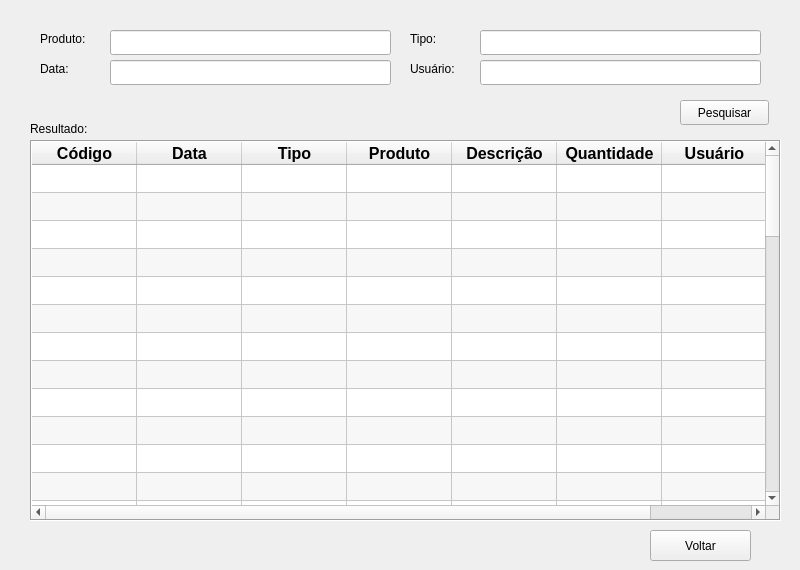
<?xml version="1.0" encoding="UTF-8"?>
<ui version="4.0">
 <class>MainWindow</class>
 <widget class="QMainWindow" name="MainWindow">
  <property name="geometry">
   <rect>
    <x>0</x>
    <y>0</y>
    <width>800</width>
    <height>570</height>
   </rect>
  </property>
  <property name="minimumSize">
   <size>
    <width>800</width>
    <height>570</height>
   </size>
  </property>
  <property name="maximumSize">
   <size>
    <width>800</width>
    <height>570</height>
   </size>
  </property>
  <property name="windowTitle">
   <string>Consulta Movimentação</string>
  </property>
  <widget class="QWidget" name="centralwidget">
   <widget class="QLabel" name="labelResultado">
    <property name="geometry">
     <rect>
      <x>30</x>
      <y>120</y>
      <width>81</width>
      <height>17</height>
     </rect>
    </property>
    <property name="text">
     <string>Resultado:</string>
    </property>
   </widget>
   <widget class="QLineEdit" name="lineProduto">
    <property name="geometry">
     <rect>
      <x>110</x>
      <y>30</y>
      <width>281</width>
      <height>25</height>
     </rect>
    </property>
    <property name="styleSheet">
     <string notr="true"/>
    </property>
    <property name="inputMask">
     <string notr="true"/>
    </property>
    <property name="maxLength">
     <number>32767</number>
    </property>
   </widget>
   <widget class="QPushButton" name="btnPesquisar">
    <property name="geometry">
     <rect>
      <x>680</x>
      <y>100</y>
      <width>89</width>
      <height>25</height>
     </rect>
    </property>
    <property name="text">
     <string>Pesquisar</string>
    </property>
    <property name="shortcut">
     <string>Return</string>
    </property>
   </widget>
   <widget class="QLabel" name="lblProduto">
    <property name="geometry">
     <rect>
      <x>40</x>
      <y>30</y>
      <width>61</width>
      <height>17</height>
     </rect>
    </property>
    <property name="text">
     <string>Produto:</string>
    </property>
   </widget>
   <widget class="QPushButton" name="btnVoltar">
    <property name="geometry">
     <rect>
      <x>650</x>
      <y>530</y>
      <width>101</width>
      <height>31</height>
     </rect>
    </property>
    <property name="text">
     <string>Voltar</string>
    </property>
   </widget>
   <widget class="QTableWidget" name="tableWidget">
    <property name="geometry">
     <rect>
      <x>30</x>
      <y>140</y>
      <width>751</width>
      <height>381</height>
     </rect>
    </property>
    <property name="styleSheet">
     <string notr="true"/>
    </property>
    <property name="frameShape">
     <enum>QFrame::Box</enum>
    </property>
    <property name="frameShadow">
     <enum>QFrame::Sunken</enum>
    </property>
    <property name="lineWidth">
     <number>1</number>
    </property>
    <property name="sizeAdjustPolicy">
     <enum>QAbstractScrollArea::AdjustToContents</enum>
    </property>
    <property name="editTriggers">
     <set>QAbstractItemView::NoEditTriggers</set>
    </property>
    <property name="alternatingRowColors">
     <bool>true</bool>
    </property>
    <property name="selectionMode">
     <enum>QAbstractItemView::SingleSelection</enum>
    </property>
    <property name="selectionBehavior">
     <enum>QAbstractItemView::SelectRows</enum>
    </property>
    <property name="showGrid">
     <bool>true</bool>
    </property>
    <property name="gridStyle">
     <enum>Qt::SolidLine</enum>
    </property>
    <property name="sortingEnabled">
     <bool>false</bool>
    </property>
    <property name="wordWrap">
     <bool>true</bool>
    </property>
    <property name="rowCount">
     <number>50</number>
    </property>
    <attribute name="horizontalHeaderCascadingSectionResizes">
     <bool>true</bool>
    </attribute>
    <attribute name="horizontalHeaderDefaultSectionSize">
     <number>105</number>
    </attribute>
    <attribute name="verticalHeaderVisible">
     <bool>false</bool>
    </attribute>
    <attribute name="verticalHeaderDefaultSectionSize">
     <number>28</number>
    </attribute>
    <row/>
    <row/>
    <row/>
    <row/>
    <row/>
    <row/>
    <row/>
    <row/>
    <row/>
    <row/>
    <row/>
    <row/>
    <row/>
    <row/>
    <row/>
    <row/>
    <row/>
    <row/>
    <row/>
    <row/>
    <row/>
    <row/>
    <row/>
    <row/>
    <row/>
    <row/>
    <row/>
    <row/>
    <row/>
    <row/>
    <row/>
    <row/>
    <row/>
    <row/>
    <row/>
    <row/>
    <row/>
    <row/>
    <row/>
    <row/>
    <row/>
    <row/>
    <row/>
    <row/>
    <row/>
    <row/>
    <row/>
    <row/>
    <row/>
    <row/>
    <column>
     <property name="text">
      <string>Código</string>
     </property>
     <property name="font">
      <font>
       <pointsize>12</pointsize>
       <weight>75</weight>
       <bold>true</bold>
      </font>
     </property>
     <property name="textAlignment">
      <set>AlignCenter</set>
     </property>
    </column>
    <column>
     <property name="text">
      <string>Data</string>
     </property>
     <property name="font">
      <font>
       <pointsize>12</pointsize>
       <weight>75</weight>
       <bold>true</bold>
      </font>
     </property>
     <property name="textAlignment">
      <set>AlignCenter</set>
     </property>
    </column>
    <column>
     <property name="text">
      <string>Tipo</string>
     </property>
     <property name="font">
      <font>
       <pointsize>12</pointsize>
       <weight>75</weight>
       <bold>true</bold>
      </font>
     </property>
     <property name="textAlignment">
      <set>AlignCenter</set>
     </property>
    </column>
    <column>
     <property name="text">
      <string>Produto</string>
     </property>
     <property name="font">
      <font>
       <pointsize>12</pointsize>
       <weight>75</weight>
       <bold>true</bold>
      </font>
     </property>
     <property name="textAlignment">
      <set>AlignCenter</set>
     </property>
    </column>
    <column>
     <property name="text">
      <string>Descrição</string>
     </property>
     <property name="font">
      <font>
       <pointsize>12</pointsize>
       <weight>75</weight>
       <bold>true</bold>
      </font>
     </property>
     <property name="textAlignment">
      <set>AlignCenter</set>
     </property>
    </column>
    <column>
     <property name="text">
      <string>Quantidade</string>
     </property>
     <property name="font">
      <font>
       <pointsize>12</pointsize>
       <weight>75</weight>
       <bold>true</bold>
      </font>
     </property>
     <property name="textAlignment">
      <set>AlignCenter</set>
     </property>
    </column>
    <column>
     <property name="text">
      <string>Usuário</string>
     </property>
     <property name="font">
      <font>
       <pointsize>12</pointsize>
       <weight>75</weight>
       <bold>true</bold>
      </font>
     </property>
     <property name="textAlignment">
      <set>AlignCenter</set>
     </property>
    </column>
   </widget>
   <widget class="QLineEdit" name="lineData">
    <property name="geometry">
     <rect>
      <x>110</x>
      <y>60</y>
      <width>281</width>
      <height>25</height>
     </rect>
    </property>
    <property name="styleSheet">
     <string notr="true"/>
    </property>
    <property name="inputMask">
     <string notr="true"/>
    </property>
    <property name="maxLength">
     <number>32767</number>
    </property>
   </widget>
   <widget class="QLabel" name="lblData">
    <property name="geometry">
     <rect>
      <x>40</x>
      <y>60</y>
      <width>51</width>
      <height>17</height>
     </rect>
    </property>
    <property name="text">
     <string>Data:</string>
    </property>
   </widget>
   <widget class="QLabel" name="lblTipo">
    <property name="geometry">
     <rect>
      <x>410</x>
      <y>30</y>
      <width>41</width>
      <height>17</height>
     </rect>
    </property>
    <property name="text">
     <string>Tipo:</string>
    </property>
   </widget>
   <widget class="QLabel" name="lblUsuario">
    <property name="geometry">
     <rect>
      <x>410</x>
      <y>60</y>
      <width>61</width>
      <height>17</height>
     </rect>
    </property>
    <property name="text">
     <string>Usuário:</string>
    </property>
   </widget>
   <widget class="QLineEdit" name="lineTipo">
    <property name="geometry">
     <rect>
      <x>480</x>
      <y>30</y>
      <width>281</width>
      <height>25</height>
     </rect>
    </property>
    <property name="styleSheet">
     <string notr="true"/>
    </property>
    <property name="inputMask">
     <string notr="true"/>
    </property>
    <property name="maxLength">
     <number>32767</number>
    </property>
   </widget>
   <widget class="QLineEdit" name="lineUsuario">
    <property name="geometry">
     <rect>
      <x>480</x>
      <y>60</y>
      <width>281</width>
      <height>25</height>
     </rect>
    </property>
    <property name="styleSheet">
     <string notr="true"/>
    </property>
    <property name="inputMask">
     <string notr="true"/>
    </property>
    <property name="maxLength">
     <number>32767</number>
    </property>
   </widget>
  </widget>
  <action name="actionSair">
   <property name="text">
    <string>Sair</string>
   </property>
  </action>
 </widget>
 <resources/>
 <connections/>
</ui>
